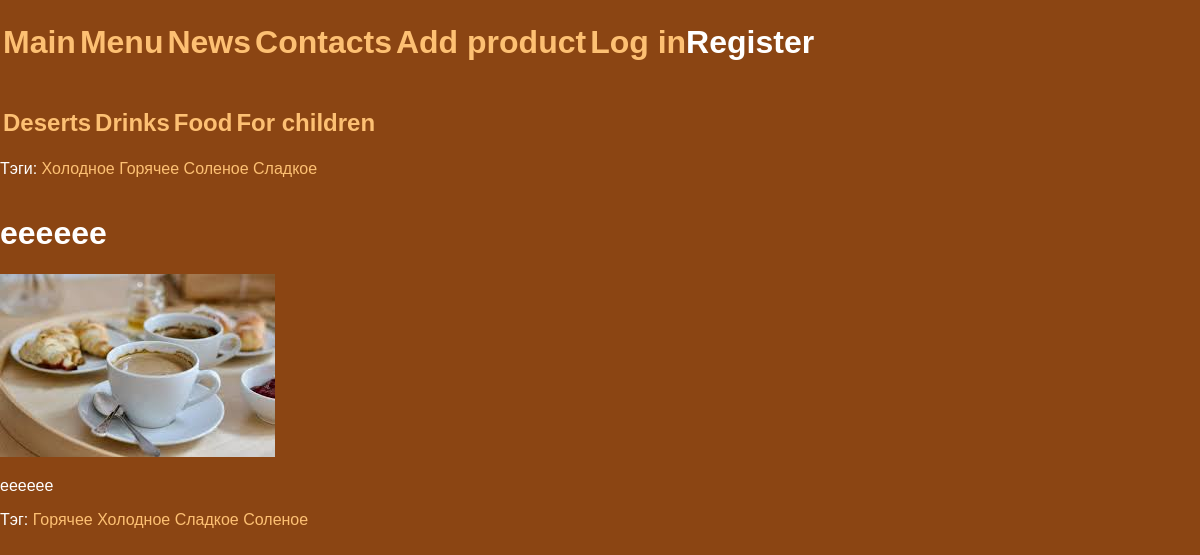
Screenshot of /menu/eeeeee/ with the database file from the repository.
### yulia_app_1/models.py (models this page shows, shortened)
class Category(models.Model):
    title = models.CharField(max_length=50)
    slug = models.SlugField(max_length=50, unique=True)
    class Meta:
        verbose_name='Категории меню'
        verbose_name_plural='Категории меню'
    def get_absolute_url(self):
        return reverse('show_category', kwargs={'cat_slug': self.slug})

class TagTable(models.Model):
    tag = models.CharField(max_length=50)
    slug = models.SlugField(max_length=50, unique=True)
    class Meta:
        verbose_name='Тэги'
        verbose_name_plural='Тэги'
    def __str__(self):
        return self.tag
    def get_absolute_url(self):
        return reverse('show_tag', kwargs={'tag_slug': self.slug})

class Coffee(models.Model):
    class Status(models.IntegerChoices):
        DRAFT = 0
        PUBLISHED = 1
    title = models.CharField(max_length=50)
    slug = models.SlugField(max_length=50, unique=True)
    content = models.TextField()
    time_create = models.DateTimeField(auto_now_add=True)
    time_update = models.DateTimeField(auto_now=True)
    is_published = models.BooleanField(choices=Status, default=Status.DRAFT)
    cat = models.ForeignKey('Category', on_delete=models.PROTECT, related_name='category')
    tag = models.ManyToManyField('TagTable', blank=True, related_name='tagtable')
    gost = models.OneToOneField('Gost', on_delete=models.SET_NULL, null=True, blank=True, related_name='gost')
    photo = models.ImageField(upload_to="photos/%Y/%m/%d/", blank=True, null=True)
    class Meta:
        verbose_name='Продуктовые позиции для кофейни'
        verbose_name_plural='Продуктовые позиции для кофейни'

### yulia_app_1/views.py (the view)
# urls.py: path('menu/<slug:menu_slug>/', views.ShowMenu.as_view(), name = 'show_menu'),
class ShowMenu(DetailView):
    slug_url_kwarg = 'menu_slug'
    context_object_name = 'post'
    template_name = 'menu/menu_sections.html'
    allow_empty = False
    def get_context_data(self, **kwargs):
        context = super().get_context_data(**kwargs)
        context['title_tags'] = 'Тэги: '
        context['all_categories'] = Category.objects.annotate(total=Count('category')).filter(total__gt=0)
        context['all_tags'] = TagTable.objects.annotate(total=Count('tagtable')).filter(total__gt=0)
        return context
    def get_object(self, queryset = None):
        return get_object_or_404(Coffee, is_published = True, slug=self.kwargs[self.slug_url_kwarg])

### users/context_processors.py (called while the page is built)
def get_main_menu(request):
    return {'main_menu': main_menu}

### templates/menu/menu_sections.html (shortened to what this page needs)
{% extends 'home.html' %}
{% block content %}
<h1>{{ post.title }}</h1>
{% if post.photo %}
<p><img src="{{ post.photo.url }}" alt="{{ post.title }}"></p>
{% endif %}
<p>{{ post.content }}</p>
<table>
    <td>
        {% for tag in post.tag.all %}
        <tr><a href="{{ tag.get_absolute_url }}">{{ tag }} </a></tr>
        {% endfor%}
    </td>
</table>
{% endblock %}

### templates/home.html (shortened to what this page needs)
{% load static %}
<!DOCTYPE html>
<head>
    <link type="text/css" href="{% static 'yulia_app_1/css/styles.css' %}" rel="stylesheet"/>
</head>
<body bgcolor = "SaddleBrown" >
    <font color = "white">
    <table>
            {% for m in main_menu %}
            <td>
                <h1><a href="{% url m.url_name %}">{{m.title}}</a></h1>
            </td>
            {% endfor %}
            {% if user.is_authenticated %}
            <td>
                <h1> {{ user.username }} <a href="{% url 'users:logout' %}">Log out</a></h1>
            </td>
            {% else %}
            <td>
                <h1><a href="{% url 'users:login' %}">Log in</a>Register</h1>
            </td>
            {% endif %}
    </table>
        <table>
            {% for cat in all_categories %}
            <td>
                <h2><a href="{{ cat.get_absolute_url }}">{{cat.title}}</a></h2>
            </td>
            {% endfor %}
        </table>
    <table>
        <td>
            {% for tag in all_tags %}
            <tr><a href="{{ tag.get_absolute_url }}">{{tag.tag}} </a></tr>
            {% endfor %}
        </td>
    </table>
{% block content %}{% endblock %}
    </font>
</body>

### yulia_app_1/static/yulia_app_1/css/styles.css (style rules this page uses)
html, body { font-family: 'Arial'; margin: 0; padding: 0; height: 100%; width: 100%; color: #444; }
a { color: #fdc073; text-decoration: none; }
img { max-width: 600px; height: auto; }

### rows the page displays
Category: title "Deserts"
Category: title "Drinks"
Category: title "Food"
Category: title "For children"
TagTable: tag "Холодное"
TagTable: tag "Горячее"
TagTable: tag "Соленое"
TagTable: tag "Сладкое"
Coffee: title "eeeeee", photo (picture), content "eeeeee"

### other values shown
{{ m.title }} "Main" "Menu" "News" "Contacts" "Add product"
